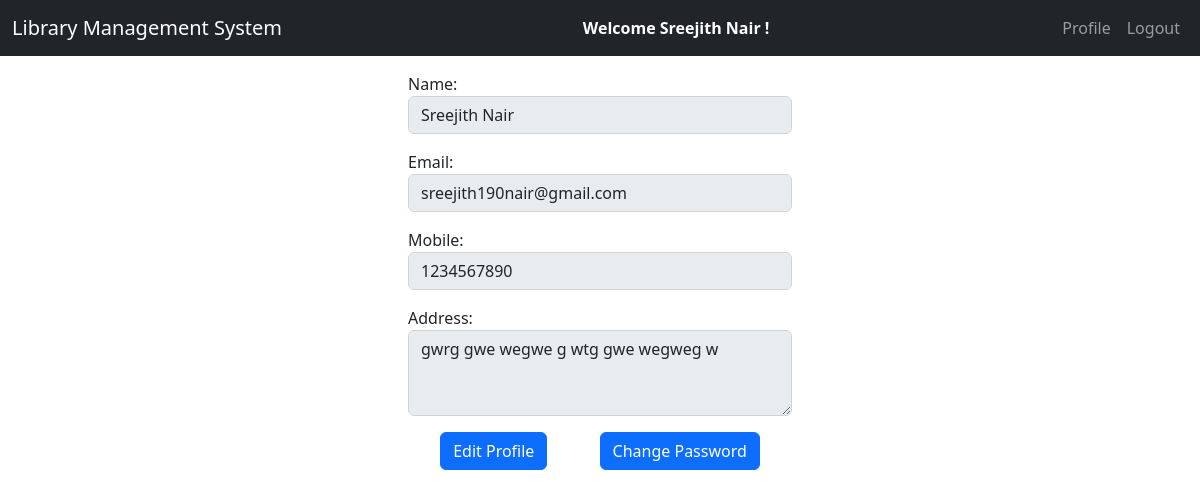
The page /view_profile.php (signed in) on the database its author committed.
### tables this page shows
CREATE TABLE `users` (
  `id` int(11) NOT NULL,
  `name` varchar(100) NOT NULL,
  `email` varchar(100) NOT NULL,
  `password` varchar(100) NOT NULL,
  `mobile` int(10) NOT NULL,
  `address` text NOT NULL
);

### view_profile.php (the view, shortened to what this page needs)
<?php
    $connection = mysqli_connect("localhost", "root", "","lms");
    $query = "select * from users where email = '$_SESSION[email]'";
    $query_run = mysqli_query($connection, $query);
    $name = "";
    $email = "";
    $mobile = "";
    $address = "";
    while ($row = mysqli_fetch_assoc($query_run)) {
        $name = $row['name'];
        $email = $row['email'];
        $mobile = $row['mobile'];
        $address = $row['address'];
    }
?>
<!doctype html>
<html lang="en">
<head>
    <link href="https://cdn.jsdelivr.net/npm/bootstrap@5.2.2/dist/css/bootstrap.min.css" rel="stylesheet">
    <link rel="stylesheet" href="./css/style.css">
</head>
<body>
    <nav class="navbar navbar-expand-lg navbar-dark bg-dark">
        <div class="container-fluid">
            <div class="navbar-header">
                <a href="user_dashboard.php" class="navbar-brand">Library Management System</a>
            </div>
            <span><strong class="text-white">Welcome <?php  echo $_SESSION["name"]; ?>!</strong></span>
            <ul class="nav navbar-nav navbar-right">
                <li class="nav-item">
                    <a href="view_profile.php" class="nav-link">Profile</a>
                </li>
                <li class="nav-item">
                    <a href="logout.php" class="nav-link">Logout</a>
                </li>
            </ul>
        </div>
    </nav>
    <div class="row">
    <div class="col-md-4"></div>
		<div class="col-md-4">
			<form>
				<div class="form-group top">
					<label>Name:</label>
					<input type="text" class="form-control" value="<?php echo $name;?>" disabled>
				</div>
				<div class="form-group top">
					<label>Email:</label>
					<input type="text" class="form-control" value="<?php echo $email;?>" disabled>
				</div>
				<div class="form-group top">
					<label>Mobile:</label>
					<input type="text" class="form-control" value="<?php echo $mobile;?>" disabled>
				</div>
				<div class="form-group top">
					<label>Address:</label>
					<textarea rows="3" cols="40" disabled="" class="form-control"><?php echo $address;?></textarea>
				</div>
			</form>
            <center>
            <a href="edit_profile.php"><button class="btn btn-primary top">Edit Profile</button></a>
            <a href="change_password.php"><button class="btn btn-primary top ms-5">Change Password</button></a>
            </center>
		</div>
		<div class="col-md-4"></div>
    </div>
</body>
</html>

### css/style.css (style rules this page uses)
.top { margin-top: 1rem; }

### rows shown on the page
users: name "Sreejith Nair", email "sreejith190nair@gmail.com", mobile "1234567890", address "gwrg gwe wegwe g wtg gwe wegweg w"

### other values the page prints
$_SESSION["name"] "Sreejith Nair"
